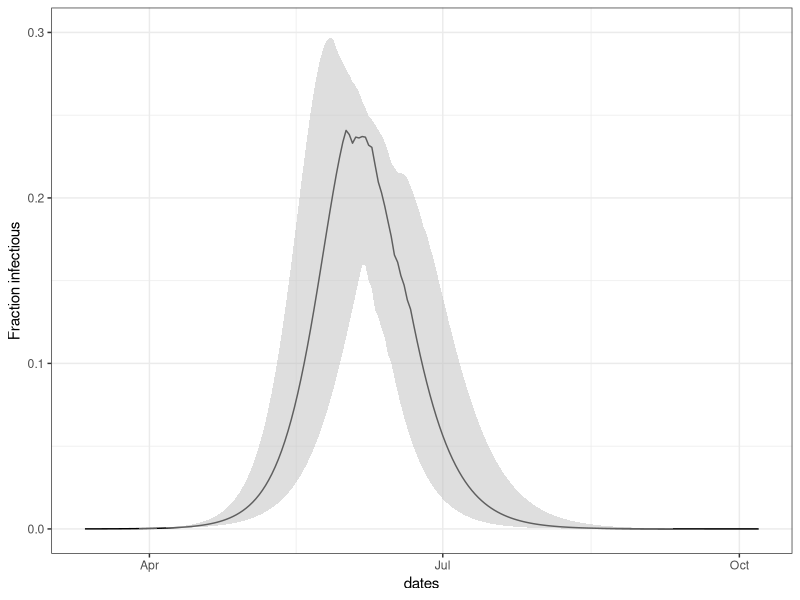
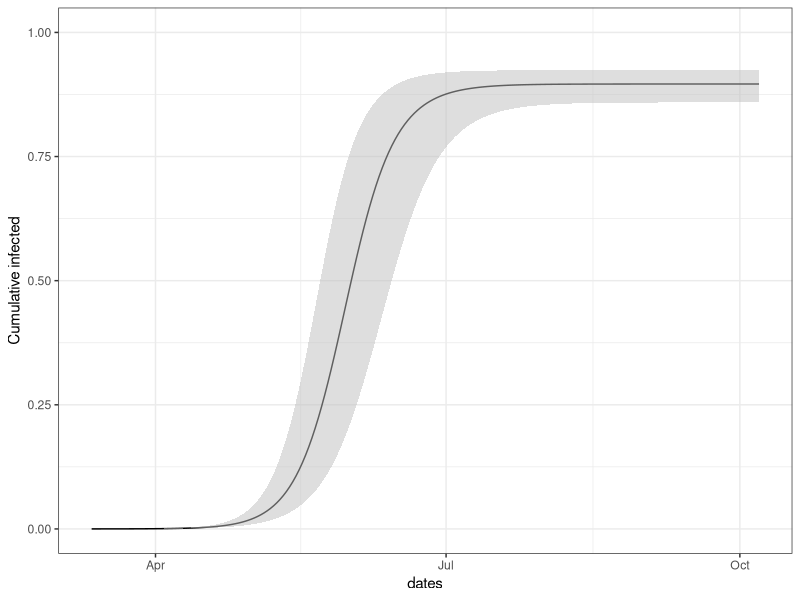

Here is the R script that generated these plots, in order: (Note: this script raises an error after producing the figures.)
## ---- chunk 1
library(deSolve)
library(ggplot2)
library(dplyr)
library(gridExtra)
library(lubridate)
## ---- chunk 2
# A very simple model could have 6 compartments: susceptible (S), 
#  exposed but  not infectious (E1), exposed and  infectious but not symptomatic (E2), infectious (I), self-isolated (Q) and recovered (R). This could be called an S E1 E2 I Q R model. Pre-symptomatic transmission occurs in the model (E2 contribute to the force of infection).  There is no social distancing yet but this model is the main building block for a very simple social distancing model. 
 
seiqrmodel <- function(t,state,pars) {
  with(as.list(c(state,pars)), { 
    dSdt = -(R0/(D+1/k2))*(I+E2)*S/N
    dE1dt = (R0/(D+1/k2))*(I+E2)*S/N - k1*E1
    dE2dt = k1*E1 -k2*E2
    dIdt = k2*E2 - q*I-  I/D
    dQdt = q*I - Q/D 
    # dRdt = I/D; dr + ds + di =0, S+I+R = N --> R = N-S-I and we eliminate R 
     list(c(dSdt,dE1dt, dE2dt, dIdt, dQdt ))
  })
}
## ---- chunk 3
# A version of the seiqrmodel with social distancing parameter f

socdistmodel <- function(t,state,pars,sdtiming) {
  with(as.list(c(state,pars)), { 
    f = ifelse(sdtiming(t)==1, pars$f, 1) # if social distancing is on, use pars$f. Otherwise, f is 1. 
    dSdt = -(R0/(D+1/k2))*(I+E2 + f*(Id+E2d))*S/N - r*S + ur*Sd
    dE1dt = (R0/(D+1/k2))*(I+E2 + f*(Id+E2d))*S/N - k1*E1 -r*E1 + ur*E1d
    dE2dt = k1*E1 -k2*E2 -r*E2 + ur*E2d
    dIdt = k2*E2 - q*I -  I/D - r*I+ ur*Id
    dQdt = q*I - Q/D -r*Q + ur*Qd
    dRdt = I/D + Q/D -r*R+ur*Rd
    
    dSddt = -(f*R0/(D+1/k2))*(I+E2 + f*(Id+E2d))*Sd/N + r*S -ur*Sd
    dE1ddt = (f*R0/(D+1/k2))*(I+E2 + f*(Id+E2d))*Sd/N - k1*E1d +r*E1 - ur*E1d
    dE2ddt = k1*E1d - k2*E2d + r*E2 - ur*E2d
    dIddt = k2*E2d - q*Id-  Id/D + r*I - ur*Id
    dQddt = q*Id - Qd/D +r*Q - ur*Qd
   dRddt = Id/D+Qd/D +r*R - ur*Rd
    # dRdt = I/D; dr + ds + di =0, S+I+R = N --> R = N-S-I and we eliminate R 
     list(c(dSdt,dE1dt, dE2dt, dIdt, dQdt,dRdt, dSddt,dE1ddt, dE2ddt, dIddt, dQddt,dRddt ))
  })
}
## ---- chunk 4

# ## Uncertainty
# 
# One of the key parameters in an epidemic model is the basic reproduction number, R0. This is the average number of new infections per infected individual in a completely susceptible population (here, we think of R0 as the basic reproduction number in the absence of interventions like social distancing so that we have a baseline). We think that R0 for COVID19 is between 2 and 3. 
# In these simulations we capture some of the considerable uncertainty by resampling R0 (normal, mean 2.5, sd 0.25)-- though this can be flexible. The 'multisolve' function simulates the model 50 times, each with a different R0 value. 
# 
# Here are functions to run 50 copies of the model, extract key outputs and make plots. For example we can create 3 plots with a ribbon, each taken from a collection of simulations around our parameters. The most uncertain parameter is R0, the basic reproduction number. Changes in other parameters typically change this one, so we have parameterized the model with R0 explicitly and we use sampling different R0s to explore some of the uncertainty in the model. 


# simulate the model 50 times; return a concatenated data frame 
multisolve=function(params,timing,state,times,nReps) {
 # get random samples of R0
  
  rs=rnorm(nReps, mean = params$R0, sd=0.2)
  biglist=lapply(rs, function(x) { 
    thispars=params; thispars$R0=x; 
    return( as.data.frame(ode(y= state, times=times,  func=socdistmodel, parms=thispars,sdtiming=timing)))})
  names(biglist)=rs;
  return(bind_rows(biglist, .id="R0"))
}

# collect the number of SYMPTOMATIC cases by day with lower 25, median and upper 75 quantile- this shows how numbers vary with R0
getCasesbyDay2 = function(df, times, nReps,startDate=dmy("12-03-2020")) {
 CaseInfo=t(vapply(times, function(x) {
   wherenow = which(df$time==x)
   normals=df$I[wherenow]
   selfisols=df$Id[wherenow]
   return(quantile(normals+selfisols,probs = c(0.1,0.5,0.9)))
   }, FUN.VALUE = c(2,3,4)))
 return(data.frame(times=times,dates=startDate+times, lower25=CaseInfo[,1], median=CaseInfo[,2], upper75=CaseInfo[,3]))
}

# collect the total infectious cases, symptomatic and pre-symptomatic
getAllCasesbyDay2= function(df, times, nReps,startDate=dmy("12-03-2020")) {
 CaseInfo=t(vapply(times, function(x) {
   wherenow = which(df$time==x)
   normals=(df$I+df$E1+df$E2)[wherenow]
   selfisols=(df$Id+df$E1d+df$E2d)[wherenow]
   return(quantile(normals+selfisols,probs = c(0.1,0.5,0.9)))
   }, FUN.VALUE = c(2,3,4)))
 return(data.frame(times=times,dates=startDate+times, lower25=CaseInfo[,1], median=CaseInfo[,2], upper75=CaseInfo[,3]))
}

# get the numbers who have ever been infected, along the simulation 
getEverInfbyDay= function(df, times, nReps,startDate=dmy("12-03-2020")) {
 myN=rowSums(df[1,3:14])
  CaseInfo=t(vapply(times, function(x) {
   wherenow = which(df$time==x)
   normals=df$S[wherenow]
   selfisols=df$Sd[wherenow]
   return(quantile(myN-(normals+selfisols),probs = c(0.1,0.5,0.9)))
   }, FUN.VALUE = c(2,3,4)))
 return(data.frame(times=times,dates=startDate+times, lower25=CaseInfo[,1], median=CaseInfo[,2], upper75=CaseInfo[,3]))
}

# pull out information about the timing of the peak, the size of the peak (max # of symptomatic cases at any one time), R0
getSummaryInfo2 = function(df, times, nReps) {
  peaktimes=vapply(1:nReps, function(x) {
    k=length(times) # because of the stupid reshape
    ii=((x-1)*k + 1):(k*x)
    thisd=df[ii,]
    return(thisd$time[which.max(thisd$I+thisd$Id)])}, FUN.VALUE = 1)
  peaksizes=vapply(1:nReps, function(x) {
    k=length(times)
    ii=((x-1)*k + 1):(k*x)
     thisd=df[ii,]
    return(max(thisd$I+thisd$Id))}, FUN.VALUE = 1)
   R0s=vapply(1:nReps, function(x) {
     k=length(times)
    ii1=((x-1)*k + 1)
    return(as.numeric(df$R0[ii1]))    }, FUN.VALUE = 1)
  return(data.frame(peaktimes=peaktimes, peaksizes=peaksizes,R0s=R0s))
}

# take in 3 solutions in list form, and make  ggplots
makePlots = function(tt2,type="symp", shortterm=30,PopScale=TRUE, popSize=N) {
  if (type == "symp") {
cbd1 = getCasesbyDay2(tt2[[1]], times,nReps)
cbd2 = getCasesbyDay2(tt2[[2]], times,nReps)
cbd3 = getCasesbyDay2(tt2[[3]], times,nReps) }
    if (type=="all") {
cbd1 = getAllCasesbyDay2(tt2[[1]], times,nReps)
cbd2 = getAllCasesbyDay2(tt2[[2]], times,nReps)
cbd3 = getAllCasesbyDay2(tt2[[3]], times,nReps)
    }
  if (type=="ever") {
cbd1 = getEverInfbyDay(tt2[[1]], times,nReps)
cbd2 = getEverInfbyDay(tt2[[2]], times,nReps)
cbd3 = getEverInfbyDay(tt2[[3]], times,nReps)
  }
  if (PopScale ==TRUE) {
   cbd1[,3:5]=cbd1[,3:5]/popSize
  cbd2[,3:5]=cbd2[,3:5]/popSize
   cbd3[,3:5]=cbd3[,3:5]/popSize
  }
p1=ggplot(data=cbd1) + geom_line(aes(x=dates,y=median))+
  geom_ribbon(aes(x=dates,ymin = lower25, ymax = upper75), alpha = 0.5,fill="grey") + geom_line(data=cbd2,aes(x=dates,y=median))+
  geom_ribbon(data=cbd2, aes(x=dates,ymin = lower25, ymax = upper75), alpha = 0.3,fill="blue")+
  geom_line(data=cbd3,aes(x=dates,y=median))+
  geom_ribbon(data=cbd3,aes(x=dates,ymin = lower25, ymax = upper75), alpha = 0.3,fill="green")
p2=ggplot(data=filter(cbd1,times<shortterm)) + geom_line(aes(x=dates,y=median))+
  geom_ribbon(aes(x=dates,ymin = lower25, ymax = upper75), alpha = 0.5,fill="grey") + geom_line(data=filter(cbd2,times<shortterm),aes(x=dates,y=median))+
  geom_ribbon(data=filter(cbd2,times<shortterm), aes(x=dates,ymin = lower25, ymax = upper75), alpha = 0.3,fill="blue")+
  geom_line(data=filter(cbd3,times<shortterm),aes(x=dates,y=median))+
  geom_ribbon(data=filter(cbd3,times<shortterm),aes(x=dates,ymin = lower25, ymax = upper75), alpha = 0.3,fill="green")
return(list(p1,p2))
}
## ---- chunk 5
# default value set up
times=0:400
i0=50
nReps=50

N=2.4e6
pars=list(N=N,D=5,R0=2.5,k1=1/4, k2=1,q=0, r=1, ur=0.8, f=0.6)
fsi=with(pars, r/(r+ur))
nsi=1-fsi
state=c(S= nsi*(N-i0), E1=0.4*nsi*i0, E2=0.1*nsi*i0, I=0.5*nsi*i0, Q=0, R=0, 
        Sd= fsi*(N-i0), E1d=0.4*fsi*i0, E2d=0.1*fsi*i0, Id=0.5*fsi*i0, Qd=0, Rd=0)
## ---- chunk 6
# set up and solve first 3 scenarios

# set up 3 sets of parameters to explore no, medium and strong social distancing
bpars=list(); timelist=list()
bpars[[1]]=pars; bpars[[1]]$f=1
timelist[[1]]=function(t) {ifelse( (t > 5 & t< 1000),1, 0) }
bpars[[2]]=pars; bpars[[2]]$f=0.8
timelist[[2]]=function(t) {ifelse( (t > 5 & t< 1000),1, 0) }
bpars[[3]]=pars; bpars[[3]]$f=0.6
timelist[[3]]=function(t) {ifelse( (t > 5 & t< 1000),1, 0) }
# set up timing information: when do we stop and start social distancing? 

tt2=lapply(1:3,function(x) multisolve(params=bpars[[x]],timing = timelist[[x]], state,times, nReps = nReps))
names(tt2)=c(bpars[[1]]$f, bpars[[2]]$f,bpars[[3]]$f)
## ---- chunk 7
cbd1 = getCasesbyDay2(tt2[[1]], times,nReps)
cbd2 = getCasesbyDay2(tt2[[2]], times,nReps)
cbd3 = getCasesbyDay2(tt2[[3]], times,nReps)
## ---- chunk 8
N=bpars[[1]]$N
mydf=filter(getAllCasesbyDay2(tt2[[1]],times,nReps), times<210)
ggplot(data=mydf) + geom_line(aes(x=dates,y=median/N))+
  geom_ribbon(aes(x=dates,ymin = lower25/N, ymax = upper75/N), alpha = 0.5,fill="grey") +
  theme_bw()+ylab("Fraction infectious")+ylim(c(0,0.3))
## ---- chunk 9
N=bpars[[1]]$N
mydf=filter(getEverInfbyDay(tt2[[1]],times,nReps), times<210)
ggplot(data=mydf) + geom_line(aes(x=dates,y=median/N))+
  geom_ribbon(aes(x=dates,ymin = lower25/N, ymax = upper75/N), alpha = 0.5,fill="grey") +
  theme_bw()+ylab("Cumulative infected")+ylim(c(0,1))
## ---- chunk 10
# export data, cumulative infections
mydf_1=filter(getEverInfbyDay(tt2[[1]],times,nReps), times<1000)
mydf_1$N=bpars[[1]]$N
mydf_1$scen='scen1_noSocDist'
write.csv(mydf_1, 'data_output/covid19_scen1_noSocDist.csv', row.names=FALSE)
## ---- chunk 11
hh=0.25; school=0.25*0.4; work=0.75*0.4; community=0.35; # portion contacts 
f = hh*1 + school*0.9 + work*0.65 + community*0.75
f
## ---- chunk 12
N=bpars[[2]]$N
mydf=filter(getAllCasesbyDay2(tt2[[2]],times,nReps), times<210)
ggplot(data=mydf) + geom_line(aes(x=dates,y=median/N))+
  geom_ribbon(aes(x=dates,ymin = lower25/N, ymax = upper75/N), alpha = 0.5,fill="blue") +
  theme_bw()+ylab("Fraction infectious")+ylim(c(0,0.3))
## ---- chunk 13
N=bpars[[1]]$N
mydf=filter(getEverInfbyDay(tt2[[2]],times,nReps), times<210)
ggplot(data=mydf) + geom_line(aes(x=dates,y=median/N))+
  geom_ribbon(aes(x=dates,ymin = lower25/N, ymax = upper75/N), alpha = 0.5,fill="blue") +
  theme_bw()+ylab("Cumulative infected")+ylim(c(0,1))
## ---- chunk 14
# export data, cumulative infections
mydf_2=filter(getEverInfbyDay(tt2[[2]],times,nReps), times<1000)
mydf_2$N=bpars[[2]]$N
mydf_2$scen='scen2_mdSocDist'
write.csv(mydf_2, 'data_output/covid19_scen2_mdSocDist.csv', row.names=FALSE)
## ---- chunk 15
hh=0.25; school=0.25*0.4; work=0.75*0.4; community=0.35; # portion contacts 
f = hh*1.45 + school*0.1 + work*0.35 + community*0.35
f
## ---- chunk 16
N=bpars[[3]]$N # actually resetting N isn't necessary, but it's good practice
mydf=filter(getAllCasesbyDay2(tt2[[3]],times,nReps), times<260)
ggplot(data=mydf) + geom_line(aes(x=dates,y=median/N))+
  geom_ribbon(aes(x=dates,ymin = lower25/N, ymax = upper75/N), alpha = 0.5,fill="green") +
  theme_bw()+ylab("Fraction infectious")+ylim(c(0,0.3))
## ---- chunk 17
N=bpars[[3]]$N
mydf=filter(getEverInfbyDay(tt2[[3]],times,nReps), times<260)
ggplot(data=mydf) + geom_line(aes(x=dates,y=median/N))+
  geom_ribbon(aes(x=dates,ymin = lower25/N, ymax = upper75/N), alpha = 0.5,fill="green") +
  theme_bw()+ylab("Cumulative infected")+ylim(c(0,1))
## ---- chunk 18
# export data, cumulative infections
mydf_3=filter(getEverInfbyDay(tt2[[3]],times,nReps), times<1000)
mydf_3$N=bpars[[3]]$N
mydf_3$scen='scen3_hiSocDist'
write.csv(mydf_3, 'data_output/covid19_scen3_hiSocDist.csv', row.names=FALSE)
## ---- chunk 19
ll=makePlots(tt2,type="all",PopScale = TRUE,popSize =pars$N)
grid.arrange(ll[[1]], ll[[2]])
## ---- chunk 20
newtime=function(t) {ifelse( (t > 5 & t< 200),1, 0) }
scn41sol= multisolve(params=bpars[[3]],timing = newtime, state,times, nReps = nReps)
mydf=getAllCasesbyDay2(scn41sol,times,nReps)
ggplot(data=mydf) + geom_line(aes(x=dates,y=median/N))+
  geom_ribbon(aes(x=dates,ymin = lower25/N, ymax = upper75/N), alpha = 0.5,fill="purple") +
  theme_bw()+ylab("Fraction infectious")+ylim(c(0,0.3))
## ---- chunk 21
mydf=getEverInfbyDay(scn41sol,times,nReps)
ggplot(data=mydf) + geom_line(aes(x=dates,y=median/N))+
  geom_ribbon(aes(x=dates,ymin = lower25/N, ymax = upper75/N), alpha = 0.5,fill="purple") +
  theme_bw()+ylab("Fraction infectious")+ylim(c(0,1))
## ---- chunk 22
# export data, cumulative infections
mydf_41=getEverInfbyDay(scn41sol,times,nReps)
mydf_41$N=N
mydf_41$scen='scen41_200daysHiSocDist'
write.csv(mydf_41, 'data_output/covid19_scen41_200daysHiSocDist.csv', row.names=FALSE)
## ---- chunk 23
newtime=function(t) {ifelse( (t > 5 & t< 100),1, 0) }
scn42sol= multisolve(params=bpars[[3]],timing = newtime, state,times, nReps = nReps)
mydf=getAllCasesbyDay2(scn42sol,times,nReps)
ggplot(data=mydf) + geom_line(aes(x=dates,y=median/N))+
  geom_ribbon(aes(x=dates,ymin = lower25/N, ymax = upper75/N), alpha = 0.5,fill="darkgreen") +
  theme_bw()+ylab("Fraction infectious")+ylim(c(0,0.3))
## ---- chunk 24
mydf=getEverInfbyDay(scn42sol,times,nReps)
ggplot(data=mydf) + geom_line(aes(x=dates,y=median/N))+
  geom_ribbon(aes(x=dates,ymin = lower25/N, ymax = upper75/N), alpha = 0.5,fill="darkgreen") +
  theme_bw()+ylab("Fraction infectious")+ylim(c(0,1))
## ---- chunk 25
# export data, cumulative infections
mydf_42=getEverInfbyDay(scn42sol,times,nReps)
mydf_42$N=N
mydf_42$scen='scen42_100daysHiSocDist'
write.csv(mydf_42, 'data_output/covid19_scen42_100daysHiSocDist.csv', row.names=FALSE)
## ---- chunk 26
socdist2 <- function(t,state,pars,sdprofile) {
  with(as.list(c(state,pars)), { 
#    f = ifelse(sdtiming(t)==1, pars$f, 1) # if social distancing is on, use pars$f. Otherwise, f is 1.
    f=sdprofile(t)
    dSdt = -(R0/(D+1/k2))*(I+E2 + f*(Id+E2d))*S/N - r*S + ur*Sd
    dE1dt = (R0/(D+1/k2))*(I+E2 + f*(Id+E2d))*S/N - k1*E1 -r*E1 + ur*E1d
    dE2dt = k1*E1 -k2*E2 -r*E2 + ur*E2d
    dIdt = k2*E2 - q*I -  I/D - r*I+ ur*Id
    dQdt = q*I - Q/D -r*Q + ur*Qd
    dRdt = I/D + Q/D -r*R+ur*Rd
    
    dSddt = -(f*R0/(D+1/k2))*(I+E2 + f*(Id+E2d))*Sd/N + r*S -ur*Sd
    dE1ddt = (f*R0/(D+1/k2))*(I+E2 + f*(Id+E2d))*Sd/N - k1*E1d +r*E1 - ur*E1d
    dE2ddt = k1*E1d - k2*E2d + r*E2 - ur*E2d
    dIddt = k2*E2d - q*Id-  Id/D + r*I - ur*Id
    dQddt = q*Id - Qd/D +r*Q - ur*Qd
   dRddt = Id/D+Qd/D +r*R - ur*Rd
    # dRdt = I/D; dr + ds + di =0, S+I+R = N --> R = N-S-I and we eliminate R 
     list(c(dSdt,dE1dt, dE2dt, dIdt, dQdt,dRdt, dSddt,dE1ddt, dE2ddt, dIddt, dQddt,dRddt ))
  })
}
## ---- chunk 27
multisolve2=function(params,timing,state,times,nReps) {
 # get random samples of R0
  
  rs=rnorm(nReps, mean = params$R0, sd=0.2)
  biglist=lapply(rs, function(x) { 
    thispars=params; thispars$R0=x; 
    return( as.data.frame(ode(y= state, times=times,  func=socdist2, parms=thispars,sdprofile=timing)))})
  names(biglist)=rs;
  return(bind_rows(biglist, .id="R0"))
}
## ---- chunk 28
# now I just want f(t) as my timing function 

strongpars = list(N=N,D=5,R0=2.5,k1=1/4, k2=1,q=0.08, r=1, ur=0.5, f=0.4)

# profile of factor f - see sdprofile=timing and func. socdist2()
newtime=function(t) {
  if (t < 15) return(1)
  if (t >=15 & t < 22) return( 1 - (1/7)*(1-0.4)*(t-15) )
  if (t>=22 & t < 60) return(0.4)
  if (t>=60) return(1)
  }

fsi=with(strongpars, r/(r+ur))
nsi=1-fsi
state=c(S= nsi*(N-i0), E1=0.4*nsi*i0, E2=0.1*nsi*i0, I=0.5*nsi*i0, Q=0, R=0, 
        Sd= fsi*(N-i0), E1d=0.4*fsi*i0, E2d=0.1*fsi*i0, Id=0.5*fsi*i0, Qd=0, Rd=0)


# times=0:80
times=0:400
i0=50
nReps=50

tmp = as.data.frame(ode(y= state, times=times,  func=socdist2, parms=strongpars,sdprofile=newtime))
imports = rpois(length(times), lambda = 1.5)

scen5c1sol= multisolve2(params=strongpars,timing = newtime, state,times, nReps = nReps)
## ---- chunk 29
mydf=getAllCasesbyDay2(scen5c1sol,times,nReps)
ggplot(data=filter(mydf, times<80)) + geom_line(aes(x=dates,y=(median+imports[1:80])/N))+
  geom_ribbon(aes(x=dates,ymin = (lower25+qpois(0.25,2))/N, ymax = (upper75+qpois(0.75,2))/N), alpha = 0.5,fill="chocolate2") +
  geom_rect(aes(xmin=lubridate::ymd("2020-03-12")+15,
                xmax=lubridate::ymd("2020-03-12")+60),
                  ymin=0, ymax=0.5,
            fill='blue', alpha=.005)  +
  theme_bw()+ylab("Fraction infectious") 
## ---- chunk 30
mydf=getAllCasesbyDay2(scen5c1sol,times,nReps)
ggplot(data=filter(mydf, times<400)) + geom_line(aes(x=dates,y=(median+imports[1:80])/N))+
  geom_ribbon(aes(x=dates,ymin = (lower25+qpois(0.25,2))/N, ymax = (upper75+qpois(0.75,2))/N), alpha = 0.5,fill="chocolate2") +
  geom_rect(aes(xmin=lubridate::ymd("2020-03-12")+15,
                xmax=lubridate::ymd("2020-03-12")+60),
                  ymin=0, ymax=0.5,
            fill='blue', alpha=.005)  +
  theme_bw()+ylab("Fraction infectious") 
## ---- chunk 31
mydf=getEverInfbyDay(scen5c1sol,times,nReps)
ggplot(data=filter(mydf, times<400)) + geom_line(aes(x=dates,y=(median+imports[1:80])/N))+
  geom_ribbon(aes(x=dates,ymin = (lower25+qpois(0.25,2))/N, ymax = (upper75+qpois(0.75,2))/N), alpha = 0.5,fill="chocolate2") +
geom_rect(aes(xmin=lubridate::ymd("2020-03-14")+15,
                xmax=lubridate::ymd("2020-03-15")+60),
                  ymin=0, ymax=1,
            fill='blue', alpha=.005)  +
  theme_bw()+ylab("Fraction infectious") 
## ---- chunk 32
# export data, cumulative infections
mydf_5c1=getEverInfbyDay(scn42sol,times,nReps)
mydf_5c1$N=N
mydf_5c1$scen='scen5c1_45daysSlSocDist'
write.csv(mydf_5c1, 'data_output/covid19_scen5c1_45daysSlSocDist.csv', row.names=FALSE)
## ---- chunk 33
# now I just want f(t) as my timing function 

strongpars = list(N=N,D=5,R0=2.5,k1=1/4, k2=1,q=0.08, r=1, ur=0.5, f=0.4)

newtime=function(t) {
  if (t < 15) return(1)
  if (t >=15 & t < 22) return( 1 - (1/7)*(1-0.4)*(t-15) )
  if (t>=22 & t < 60) return(0.4)
  if (t>=60) return(0.4)
  # additional scenarios
  # if (t>=22 & t < 200) return(0)
  # if (t>=200) return(1)
  # note that this model seems to be able to reproduce infection from very small fractional number
  # this is reasonable for an open system where infection is global within a very large population
  }

fsi=with(strongpars, r/(r+ur))
nsi=1-fsi
state=c(S= nsi*(N-i0), E1=0.4*nsi*i0, E2=0.1*nsi*i0, I=0.5*nsi*i0, Q=0, R=0, 
        Sd= fsi*(N-i0), E1d=0.4*fsi*i0, E2d=0.1*fsi*i0, Id=0.5*fsi*i0, Qd=0, Rd=0)


# times=0:80
maxtime=400
times=0:maxtime
i0=50
nReps=50

tmp = as.data.frame(ode(y= state, times=times,  func=socdist2, parms=strongpars,sdprofile=newtime))
imports = rpois(length(times), lambda = 1.5)

scen5c2sol= multisolve2(params=strongpars,timing = newtime, state,times, nReps = nReps)
## ---- chunk 34
mydf=getAllCasesbyDay2(scen5c2sol,times,nReps)
ggplot(data=filter(mydf, times<80)) + geom_line(aes(x=dates,y=(median+imports[1:80])/N))+
  geom_ribbon(aes(x=dates,ymin = (lower25+qpois(0.25,2))/N, ymax = (upper75+qpois(0.75,2))/N), alpha = 0.5,fill="tomato") +
  geom_rect(aes(xmin=lubridate::ymd("2020-03-12")+15,
                xmax=lubridate::ymd("2020-03-12")+60),
                  ymin=0, ymax=0.5,
            fill='blue', alpha=.005)  +
  theme_bw()+ylab("Fraction infectious") 
## ---- chunk 35
mydf=getAllCasesbyDay2(scen5c2sol,times,nReps)
ggplot(data=filter(mydf, times<maxtime)) + geom_line(aes(x=dates,y=(median+imports[1:80])/N))+
  geom_ribbon(aes(x=dates,ymin = (lower25+qpois(0.25,2))/N, ymax = (upper75+qpois(0.75,2))/N), alpha = 0.5,fill="tomato") +
  geom_rect(aes(xmin=lubridate::ymd("2020-03-12")+15,
                xmax=lubridate::ymd("2020-03-12")+60),
                  ymin=0, ymax=0.5,
            fill='blue', alpha=.005)  +
  theme_bw()+ylab("Fraction infectious") 
## ---- chunk 36
mydf=getEverInfbyDay(scen5c2sol,times,nReps)
ggplot(data=filter(mydf, times<maxtime)) + geom_line(aes(x=dates,y=(median+imports[1:80])/N))+
  geom_ribbon(aes(x=dates,ymin = (lower25+qpois(0.25,2))/N, ymax = (upper75+qpois(0.75,2))/N), alpha = 0.5,fill="tomato") +
geom_rect(aes(xmin=lubridate::ymd("2020-03-14")+15,
                xmax=lubridate::ymd("2020-03-15")+60),
                  ymin=0, ymax=1,
            fill='blue', alpha=.005)  +
  theme_bw()+ylab("Fraction infectious") 
## ---- chunk 37
# export data, cumulative infections
mydf_5c2=getEverInfbyDay(scen5c2sol,times,nReps)
mydf_5c2$N=N
mydf_5c2$scen='scen5c2_slHiSocDist'
write.csv(mydf_5c2, 'data_output/covid19_scen5c2_slHiSocDist.csv', row.names=FALSE)
## ---- chunk 38
# combine all data
mydf_combined = rbind(mydf_1, mydf_2)
mydf_combined = rbind(mydf_combined, mydf_3)
mydf_combined = rbind(mydf_combined, mydf_41)
mydf_combined = rbind(mydf_combined, mydf_42)
mydf_combined = rbind(mydf_combined, mydf_5c1)
mydf_combined = rbind(mydf_combined, mydf_5c2)

# get summary data by month
summarydf = mydf_combined %>%
  mutate(month = format(dates, "%Y-%m")) %>%
  group_by(scen, month) %>%
  summarise(
    date = last(dates),
    q25_infection = last(lower25),
    q75_infection = last(upper75),
    med_infection = last(median)
  ) %>%
  ungroup() %>%
  group_by(scen) %>% 
  mutate(new_infection_monthly = lead(med_infection) - med_infection) %>% 
  ungroup() %>% 
  filter(!is.na(new_infection_monthly))

write.csv(summarydf, 'data_output/covid19_all_scen_summary.csv', row.names=FALSE)
## ---- chunk 39
ggplot(
  data = mydf_combined %>% filter(scen != 'scen5c2_slHiSocDist'),
  aes(
    x = dates,
    y = median / N,
    group = scen,
    fill = scen,
    color = scen,
    size
  )
) + geom_line() +
  geom_ribbon(aes(x = dates, ymin = lower25 / N, ymax = upper75 / N), alpha = 0.5) + # ,fill="blue"
  geom_line() +
  # facet_wrap() +
  facet_grid(scen ~ ., scales = 'free_y') +
  theme(strip.background = element_blank(),
        strip.text.x = element_blank(),
        strip.text.y = element_blank()) + ylab("Cumulative infected") + ylim(c(0, 1))
